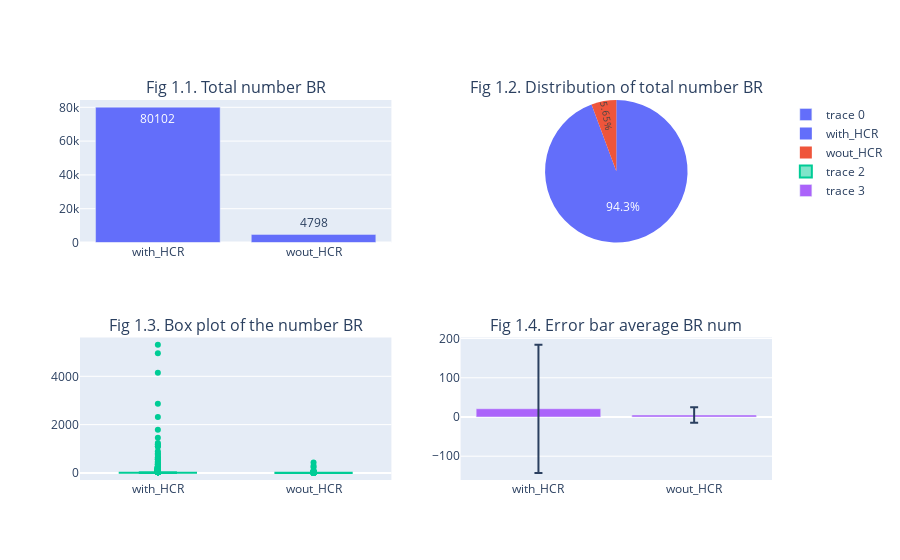

The notebook cell this image was saved under:
### Markdown cell above
We find that some institutions have no associated HCRs. With that, we divide branches with/without a valid HCR. In later analysis, we refer to these group as HCR/noHCR group.

### Code cell
# sum/mean of branches by group
# the dataset summ is prepared for a bar/pie/error bar chart
barchart = pd.DataFrame({'cls': ['with_HCR', 'wout_HCR'], 
                        'sum_BR': [num_br_hcr['num_br'].sum(), num_br_ins['num_br'].sum()], 
                        'ave_BR': [num_br_hcr['num_br'].mean(), num_br_ins['num_br'].mean()], 
                        'std_BR': [num_br_hcr['num_br'].std(), num_br_ins['num_br'].std()]})
barchart['perc_BR'] = barchart['sum_BR']/barchart['sum_BR'].sum() * 100
barchart[['ave_BR', 'std_BR', 'perc_BR']] = round(barchart[['ave_BR', 'std_BR', 'perc_BR']], 2)

# below dataset is prepared to generate the box plot
li = ['with_HCR'] * num_br_hcr.shape[0]
li.extend(['wout_HCR'] * num_br_ins.shape[0])

li1 = list(num_br_hcr['num_br'])
li1.extend(list(num_br_ins['num_br']))

box = pd.DataFrame({'cls':li, 'num_br':li1})

fig = make_subplots(rows = 2, cols = 2, specs=[[{"type": "bar"}, {"type": "pie"}], [{"type": "box"}, {"type": "bar"}]],
                   subplot_titles=("Fig 1.1. Total number BR", "Fig 1.2. Distribution of total number BR",
                                   "Fig 1.3. Box plot of the number BR", "Fig 1.4. Error bar average BR num"))

fig.add_trace(go.Bar(x = barchart['cls'], y = barchart['sum_BR'], text = barchart['sum_BR'],textposition = 'auto'), 1, 1)
fig.add_trace(go.Pie(labels = list(barchart['cls']), values = list(barchart['perc_BR']), textposition='inside'), 1, 2)
fig.add_trace(go.Box(y = box['num_br'], x = box['cls']), 2, 1)
fig.add_trace(go.Bar(x = barchart['cls'], y = barchart['ave_BR'], error_y=dict(type='data', array=barchart['std_BR'])), 2, 2)

fig.show()

### Figure 1 — Plotly figure (JSON) as saved in the notebook; plotly's stock layout.template omitted (floating-point values rounded to 4 significant figures; data arrays with more than 128 entries replaced by an {"elided": "..."} marker saying what was removed)
{"data": [{"text": [80102, 4798], "textposition": "auto", "type": "bar", "x": ["with_HCR", "wout_HCR"], "xaxis": "x", "y": [80102, 4798], "yaxis": "y"}, {"domain": {"x": [0.55, 1], "y": [0.625, 1]}, "labels": ["with_HCR", "wout_HCR"], "textposition": "inside", "type": "pie", "values": [94.35, 5.65]}, {"type": "box", "x": {"elided": "4771 str values"}, "xaxis": "x2", "y": {"elided": "4771 int values"}, "yaxis": "y2"}, {"error_y": {"array": [163.5, 19.51], "type": "data"}, "type": "bar", "x": ["with_HCR", "wout_HCR"], "xaxis": "x3", "y": [20.98, 5.03], "yaxis": "y3"}], "layout": {"annotations": [{"font": {"size": 16}, "showarrow": false, "text": "Fig 1.1. Total number BR", "x": 0.225, "xanchor": "center", "xref": "paper", "y": 1, "yanchor": "bottom", "yref": "paper"}, {"font": {"size": 16}, "showarrow": false, "text": "Fig 1.2. Distribution of total number BR", "x": 0.775, "xanchor": "center", "xref": "paper", "y": 1, "yanchor": "bottom", "yref": "paper"}, {"font": {"size": 16}, "showarrow": false, "text": "Fig 1.3. Box plot of the number BR", "x": 0.225, "xanchor": "center", "xref": "paper", "y": 0.375, "yanchor": "bottom", "yref": "paper"}, {"font": {"size": 16}, "showarrow": false, "text": "Fig 1.4. Error bar average BR num", "x": 0.775, "xanchor": "center", "xref": "paper", "y": 0.375, "yanchor": "bottom", "yref": "paper"}], "xaxis": {"anchor": "y", "domain": [0, 0.45]}, "xaxis2": {"anchor": "y2", "domain": [0, 0.45]}, "xaxis3": {"anchor": "y3", "domain": [0.55, 1]}, "yaxis": {"anchor": "x", "domain": [0.625, 1]}, "yaxis2": {"anchor": "x2", "domain": [0, 0.375]}, "yaxis3": {"anchor": "x3", "domain": [0, 0.375]}}}
